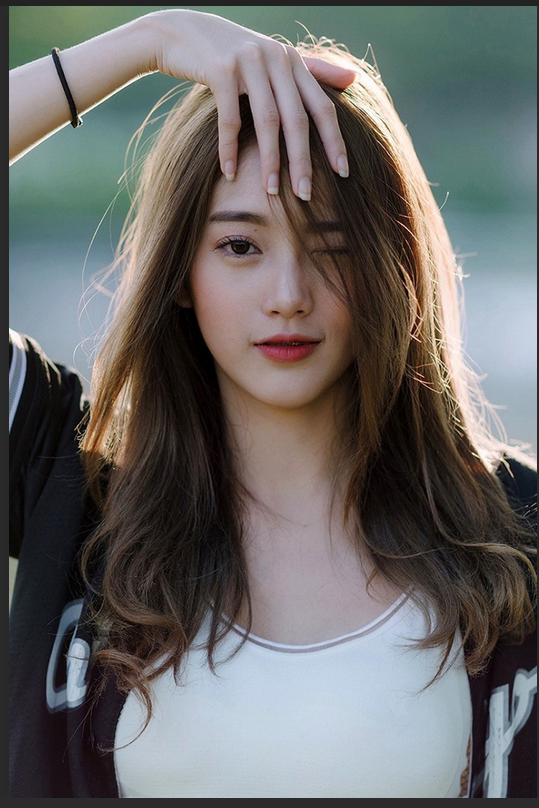
#> input picture images/girl.png, 539 x 808 px, found by its file name
$ python 6.match_histogram.py   (older library calls are emulated)
#> lines starting #> are read from the running program, lines starting #| are printed output that depends on the picture
from skimage import exposure
import argparse
import cv2
import imutils
import matplotlib.pyplot as plt

ap = argparse.ArgumentParser()
ap.add_argument("-s", "--source", type=str, default="E:\ComputerVision\PyImageSearch\Opencv\images\girl.png", help="Path to source image")
ap.add_argument("-r", "--reference", type=str, default="E:\ComputerVision\PyImageSearch\Opencv\images\img11.jpg", help="Path to reference image")
args = vars(ap.parse_args())

src = cv2.imread(args["source"])
#> src is the input picture: shape (808, 539, 3); mean B, G, R 103.1, 104.4, 105.7
src = imutils.resize(src, width=640)
#> src: shape (959, 640, 3)
ref = cv2.imread(args["reference"])
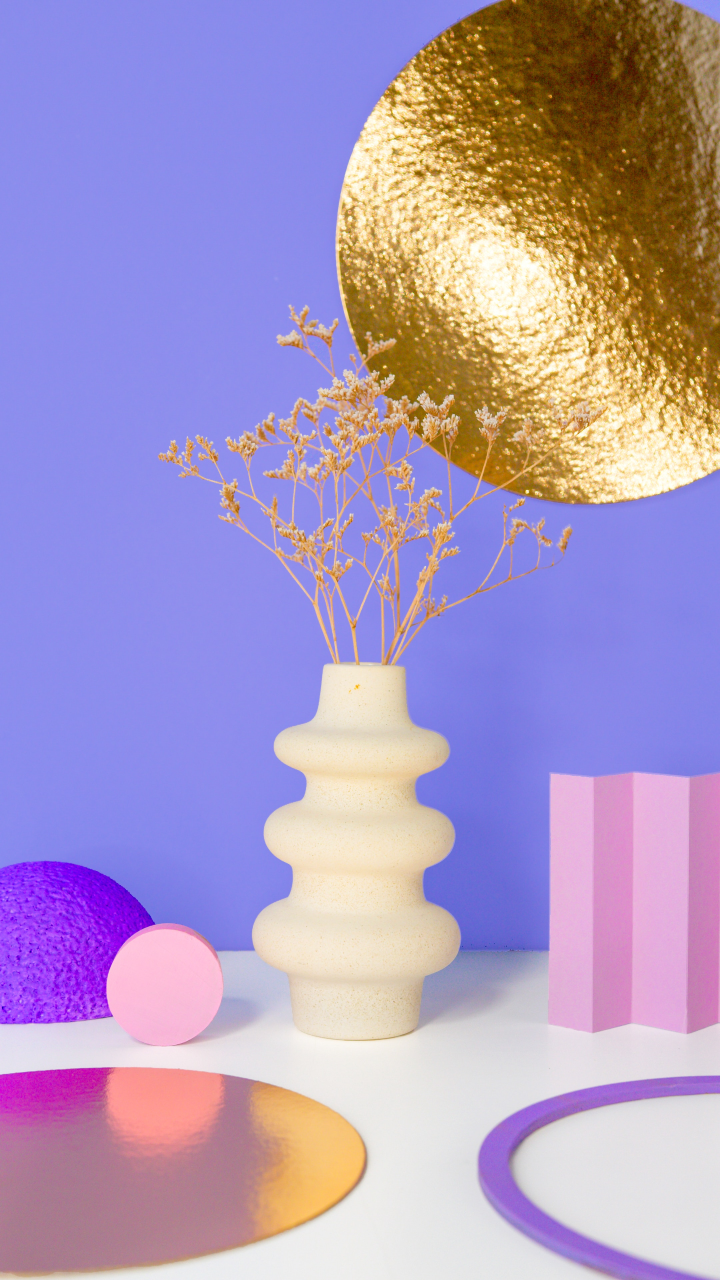
#> input picture images/img11.jpg, 2160 x 3840 px, found by its file name (shown at 1/3 size)
#> ref is the input picture: shape (3840, 2160, 3); mean B, G, R 191, 152.8, 172.5
ref = imutils.resize(ref, width=640)
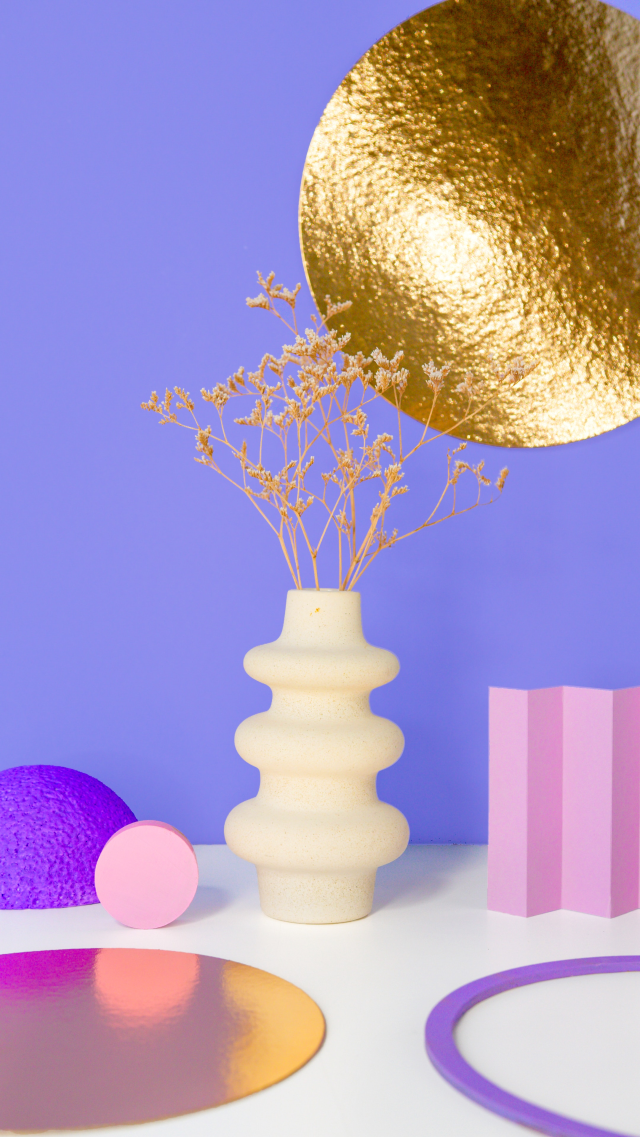
#> ref: shape (1137, 640, 3); mean B, G, R 191, 152.8, 172.5

multi = True if src.shape[-1] > 1 else False
#> multi = True
matched = exposure.match_histograms(src, ref, multichannel=multi)
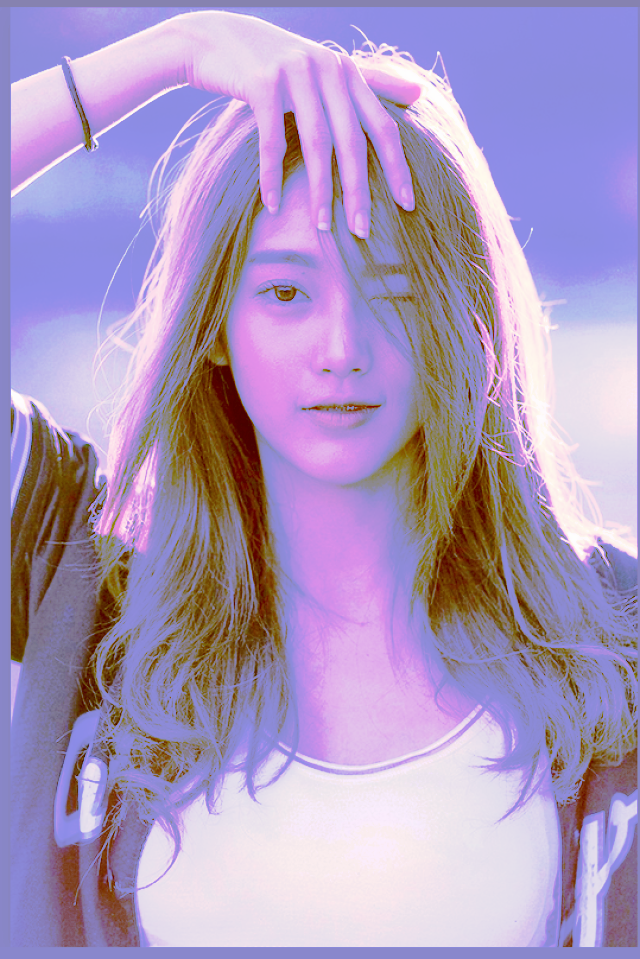
#> matched: shape (959, 640, 3); mean B, G, R 191, 152.4, 171.9

cv2.imshow("Source", src)
cv2.imshow("Reference", ref)
cv2.imshow("Matched", matched)
cv2.waitKey(0)

(fig, axs) = plt.subplots(nrows=3, ncols=3, figsize=(8,8))

for (i, image) in enumerate((src, ref, matched)):
    image = cv2.cvtColor(image, cv2.COLOR_BGR2RGB)

    for(j, color) in enumerate(("red", "green", "blue")):
        (hist, bins) = exposure.histogram(image[..., j], source_range="dtype")
        # normalizing
        axs[j, i].plot(bins, hist / hist.max())

        (cdf, bins) = exposure.cumulative_distribution((image[..., j]))
        axs[j, i].plot(bins, cdf)

        axs[j, 0].set_ylabel(color)
#> this loop made 3 passes

axs[0,0].set_title("Source")
axs[0,1].set_title("Reference")
axs[0,2].set_title("Matched")

plt.tight_layout()
plt.show()
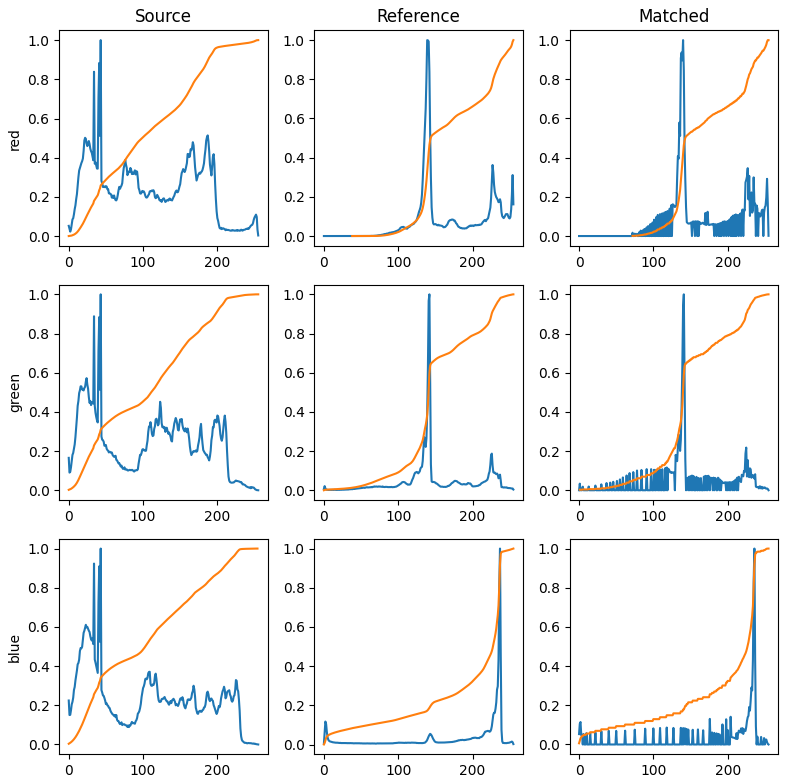
#> figure drawn by matplotlib, 9 panels; panel 1: curve peaks at x = 43, y = 1; panel 1: curve peaks at x = 255, y = 1; panel 2: curve peaks at x = 139, y = 1; panel 2: curve peaks at x = 255, y = 1
cv2.waitKey(0)
